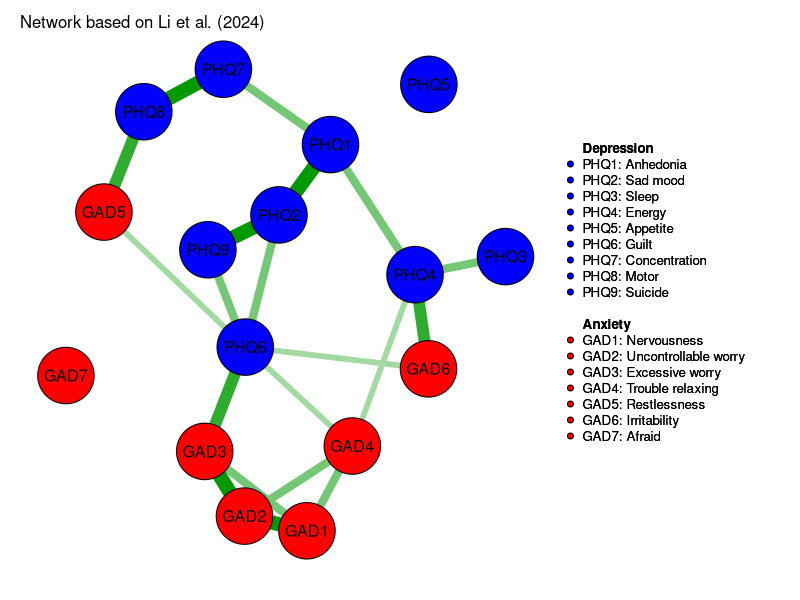
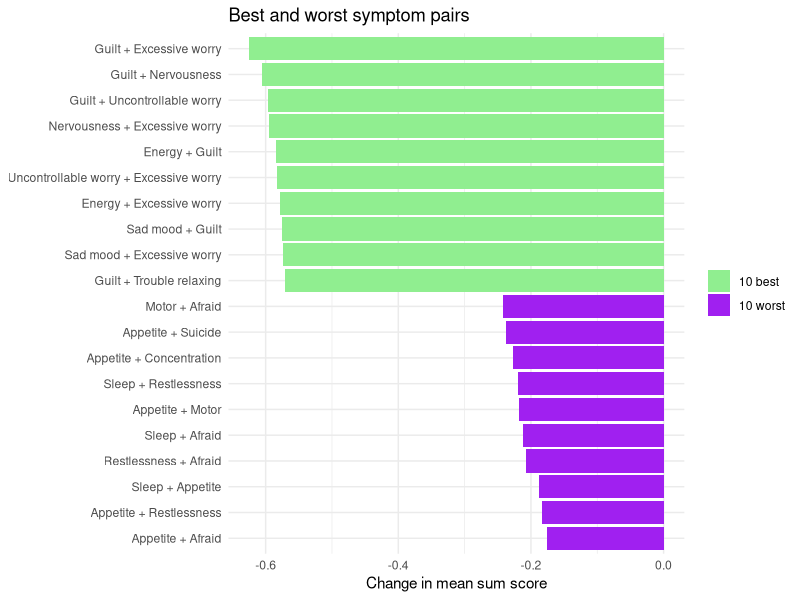
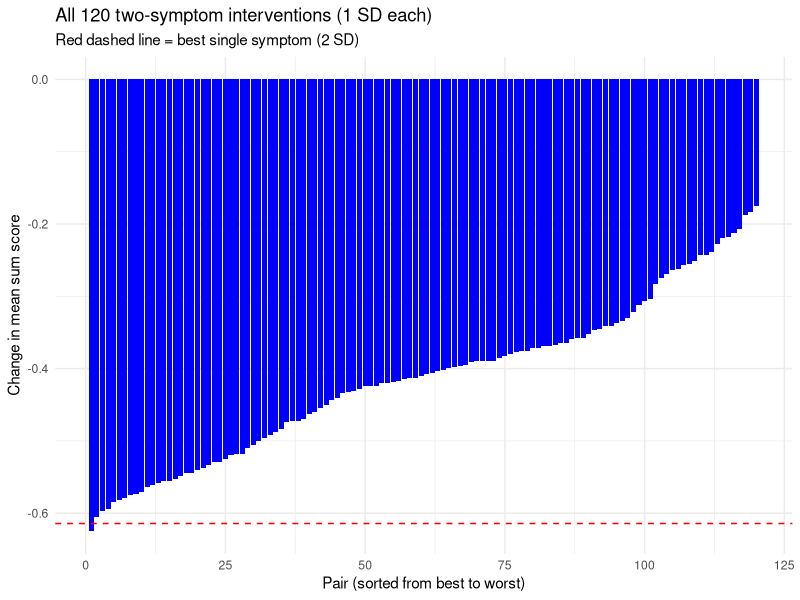
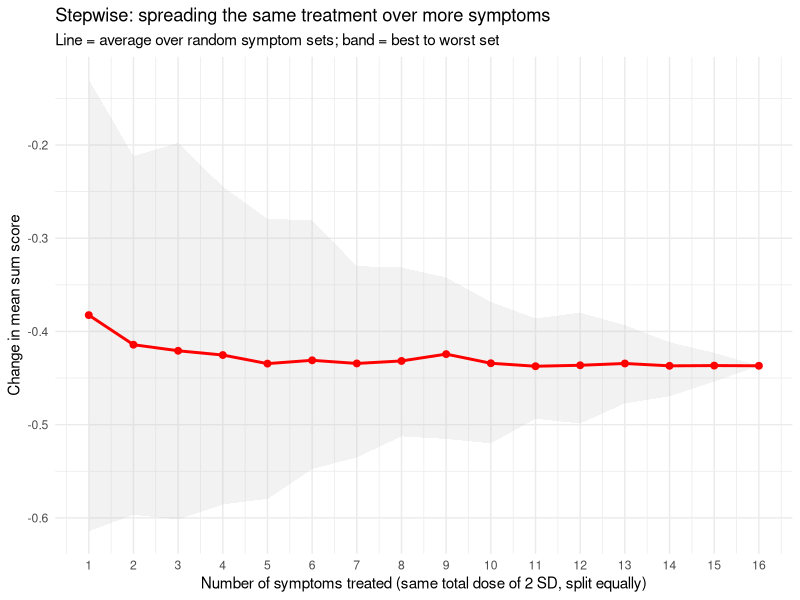
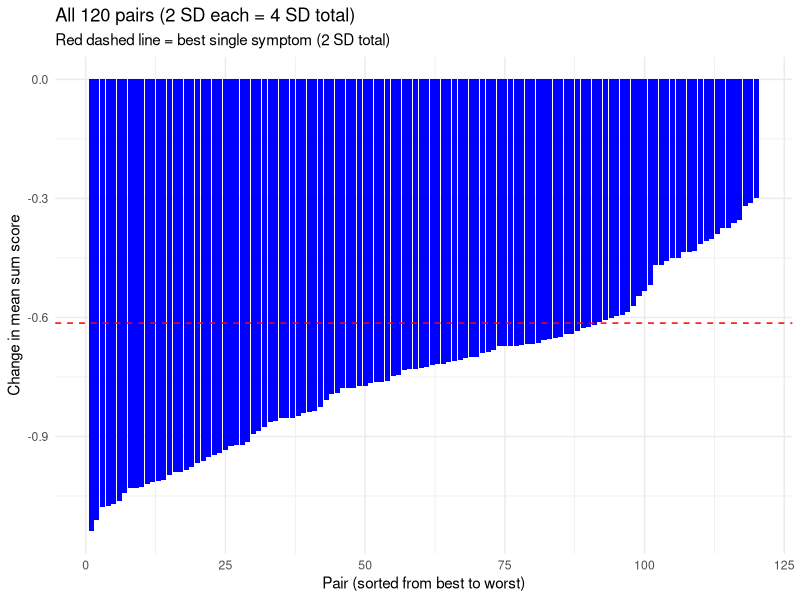
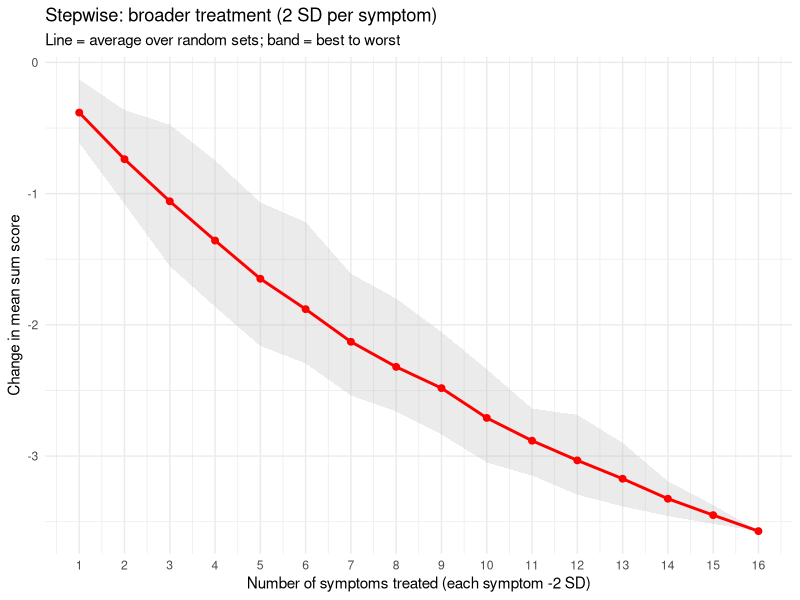
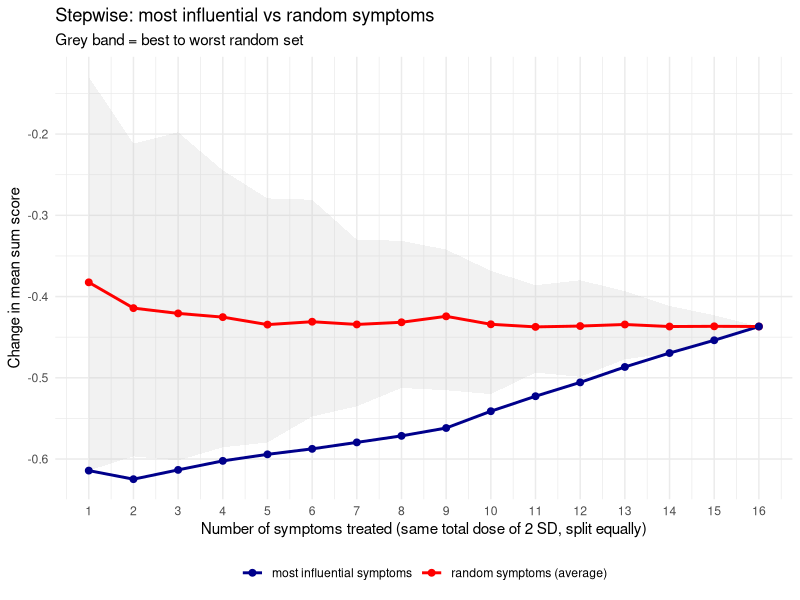
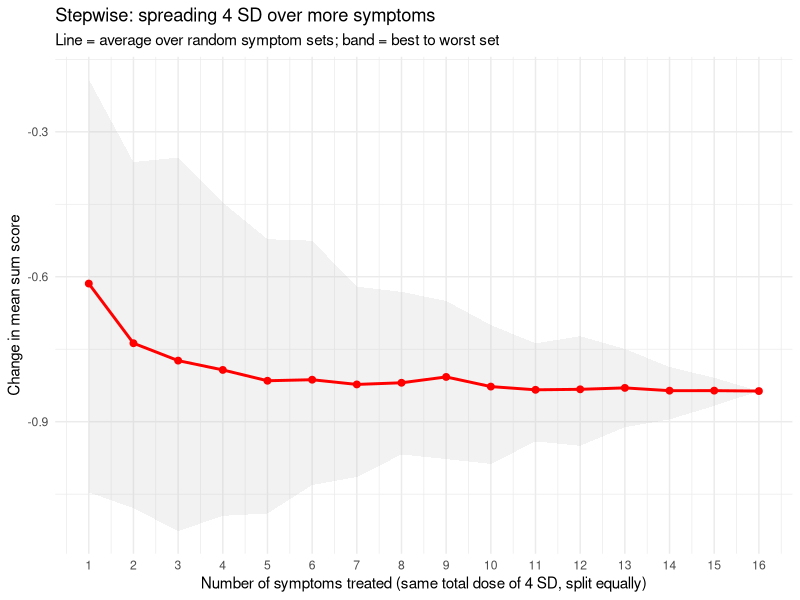

Write R code to recreate these figures, in order.
##### SIMULATION #####

# TWO-SYMPTOM ALLEVIATING INTERVENTIONS (NIRA-style, Li et al. 2024)
#
# Step 1  Network based on Li et al.            (edges + thresholds, same for the whole group)
# Step 2  Original network                      (exact mean number of active symptoms)
# Step 3  Intervention on two symptoms           (each threshold 1 SD = 2 SD total)
# Step 4  Compare: difference in mean sum score  
# Step 5  Repeat for all (120) possible pairs
# Step 6  Compare with one symptom               (each of 16 symptoms is 2 SD, as in Li et al.)

# Only alleviating interventions (thresholds lowered) investigated

############# STEP 1: the network ####################
library(qgraph)
library(ggplot2)

set.seed(2)                    

# based on Li et al. (2024)
dep <- c("PHQ1", "PHQ2", "PHQ3", "PHQ4", "PHQ5", "PHQ6", "PHQ7", "PHQ8", "PHQ9")
anx <- c("GAD1", "GAD2", "GAD3", "GAD4", "GAD5", "GAD6", "GAD7")
nodes <- c(dep, anx)
n_nodes <- length(nodes)
is_dep <- nodes %in% dep

labels_long <- c(
  PHQ1 = "Anhedonia", PHQ2 = "Sad mood", PHQ3 = "Sleep", PHQ4 = "Energy",
  PHQ5 = "Appetite", PHQ6 = "Guilt", PHQ7 = "Concentration",
  PHQ8 = "Motor", PHQ9 = "Suicide",
  GAD1 = "Nervousness", GAD2 = "Uncontrollable worry", GAD3 = "Excessive worry",
  GAD4 = "Trouble relaxing", GAD5 = "Restlessness", GAD6 = "Irritability",
  GAD7 = "Afraid")

### EDGE WEIGHTS###
W <- matrix(0.1, n_nodes, n_nodes, dimnames = list(nodes, nodes))   # weak links everywhere
diag(W) <- 0 #symptom cannot have connectivity with itself
# add_edge(a, b, w): sets the connection between symptoms a and b to strength w.
# A connection goes both ways, so it is written in both cells of the table
# (row a / column b AND row b / column a). "<<-" changes the real W, not a temporary copy.
add_edge <- function(a, b, w) { W[a, b] <<- w; W[b, a] <<- w } 

# strong links (thickest lines in Li et al.(2024))
add_edge("PHQ2", "PHQ9", 1.2); add_edge("PHQ2", "PHQ1", 1.2)
add_edge("GAD2", "GAD3", 1.2); add_edge("GAD1", "GAD2", 1.2)
add_edge("PHQ7", "PHQ8", 1.2)

# medium links within depression / within anxiety
add_edge("PHQ1", "PHQ4", 0.7); add_edge("PHQ1", "PHQ7", 0.7)
add_edge("PHQ3", "PHQ4", 0.7); add_edge("PHQ2", "PHQ6", 0.7)
add_edge("PHQ6", "PHQ9", 0.7); add_edge("GAD1", "GAD3", 0.7)
add_edge("GAD1", "GAD4", 0.7); add_edge("GAD2", "GAD4", 0.7)

# bridge links between anxiety and depression (Li et al. (2024), section 3.2)
add_edge("GAD6", "PHQ4", 1.0); add_edge("GAD5", "PHQ8", 1.0)
add_edge("PHQ6", "GAD3", 1.0)
add_edge("GAD4", "PHQ6", 0.5); add_edge("GAD5", "PHQ6", 0.5)
add_edge("GAD6", "PHQ6", 0.5); add_edge("GAD4", "PHQ4", 0.5)

### THRESHOLDS###
# Not published by Li et al. (2024), so symptoms are grouped by how common they
# were in their sample (Table 1, item mean M): more common = easier to activate.
# More negative = harder to switch on. Exact values are arbitrary
# the grouping comes from Li et al.'s Table 1 (M).

tau <- setNames(rep(NA, n_nodes), nodes)
tau[c("PHQ6", "GAD6", "GAD3", "PHQ4", "GAD1")] <- -1.6  # very common  (M >= 0.60): guilt, irritability, excessive worry, energy, nervousness
tau[c("PHQ1", "PHQ2", "GAD4", "GAD7")]         <- -2.0  # common       (M 0.50-0.59): anhedonia, sad mood, trouble relaxing, afraid
tau[c("PHQ3", "PHQ5", "PHQ7", "GAD2", "PHQ8")] <- -2.4  # less common  (M 0.40-0.49): sleep, appetite, concentration, uncontrollable worry, motor
tau[c("GAD5", "PHQ9")]                         <- -2.8  # rare         (M < 0.40): restlessness, suicide

tau          # check: all 16 should have a value (no NA)

# Figure 1: the network 
qgraph(W, layout = "spring",
       groups = list(Depression = which(is_dep), Anxiety = which(!is_dep)),
       color = c("blue", "red"), labels = nodes, nodeNames = labels_long,
       legend.cex = 0.4, minimum = 0.1,      # hide the weak 0.1 links
       title = "Network based on Li et al. (2024)")

total_dose <- 2                      # total intervention size in SD (as in Li et al.)

# Function: alleviating intervention. The total dose is split over the targets:
# 1 symptom -> 2 SD, 2 symptoms -> 1 SD each
intervene <- function(thresholds, targets) {
  thresholds[targets] <- thresholds[targets] - (total_dose / length(targets)) * sd(thresholds)
  thresholds
}

############# STEP 2 :orignial network ####################
# Function: EXACT mean number of active symptoms (no randomness, no seed needed)
# With 16 symptoms there are only 2^16  possible symptom patterns, so we
# calculate the exact average instead of simulating 5000 people.
all_patterns    <- as.matrix(expand.grid(rep(list(0:1), n_nodes)))   # every possible pattern
n_active        <- rowSums(all_patterns)                             # number of symptoms in each pattern
connection_part <- rowSums((all_patterns %*% W) * all_patterns) / 2  # effect of the connections per pattern
exact_mean <- function(thresholds) {
  logp <- as.vector(all_patterns %*% thresholds) + connection_part   # how likely each pattern is (log scale)
  p <- exp(logp - max(logp))                                         # turn into probabilities
  sum(p * n_active) / sum(p)                                         # average number of active symptoms
}

  
original_mean   <- exact_mean(tau)
original_mean

# function: compare one intervention with the original 
compare_with_original <- function(targets) {
  mean_after <- exact_mean(intervene(tau, targets))
  data.frame(
    targets      = paste(targets, collapse = " + "),
    names        = paste(labels_long[targets], collapse = " + "),
    n_symptoms   = length(targets),
    mean_after   = mean_after,
    difference   = mean_after - original_mean)     # negative = improvement
}

############# STEP 3-5  for all possible pairs####################

all_pairs <- combn(nodes, 2)         # 2 x 120 matrix: every pair of symptoms
ncol(all_pairs)                      # = 120

pair_results <- data.frame()
for (i in 1:ncol(all_pairs)) {
  pair_results <- rbind(pair_results, compare_with_original(all_pairs[, i]))
}
pair_results <- pair_results[order(pair_results$difference), ]   # best to worst pair
rownames(pair_results) <- NULL

head(pair_results, 10)               # 10 best pairs: most negative difference 
tail(pair_results, 10)               # 10 worst pairs

# Figure 2: the 10 best and 10 worst pairs, with names (not important for RQ,
# used to understand network better)
top_bottom <- rbind(head(pair_results, 10), tail(pair_results, 10))
top_bottom$group <- rep(c("10 best", "10 worst"), each = 10)
ggplot(top_bottom, aes(x = reorder(names, -difference), y = difference, fill = group)) +
  geom_col() + coord_flip() +
  scale_fill_manual(values = c("10 best" = "lightgreen", "10 worst" = "purple")) +
  labs(x = NULL, y = "Change in mean sum score", fill = NULL,
       title = "Best and worst symptom pairs") +
  theme_minimal()

############# STEP 6: single symptom ####################
single_results <- data.frame()
for (s in nodes) single_results <- rbind(single_results, compare_with_original(s))
single_results <- single_results[order(single_results$difference), ]
rownames(single_results) <- NULL

single_results


############# SUMMARY####################
summary_table <- data.frame(
  intervention    = c("1 symptom (2 SD)", "2 symptoms (1 SD each)"),
  number_tested   = c(nrow(single_results), nrow(pair_results)),
  mean_difference = c(mean(single_results$difference), mean(pair_results$difference)),
  best            = c(min(single_results$difference), min(pair_results$difference)),
  worst           = c(max(single_results$difference), max(pair_results$difference)))

summary_table

# Figure 3: effect of every pair, sorted from best to worst 
pair_results$rank <- 1:nrow(pair_results)               # 1 = best pair
ggplot(pair_results, aes(x = rank, y = difference)) +
  geom_col(fill = "blue") +
  geom_hline(yintercept = min(single_results$difference),
             linetype = "dashed", colour = "red") +     # best single symptom
  labs(x = "Pair (sorted from best to worst)",
       y = "Change in mean sum score",
       title = "All 120 two-symptom interventions (1 SD each)",
       subtitle = "Red dashed line = best single symptom (2 SD)") +
  theme_minimal()

# How many pairs to perform better than the best single symptom?
best_single <- min(single_results$difference)
sum(pair_results$difference < best_single)


############# STEPWISE ####################
# Same total dose (2 SD) split over k symptoms: k = 1 -> 2 SD, k = 4 -> 0.5 SD each, ...
# For each k we test up to 'n_sets' different random symptom sets
# (for k = 1, 15 and 16 there are only 16, 16 and 1 possible sets, so all are used).
# Takes a few minutes.
set.seed(2)
n_sets <- 100                                   # random symptom sets 

stepwise_results <- data.frame()

for (k in 1:n_nodes) {
  n_possible <- choose(n_nodes, k)             # how many different sets of k symptoms exist
  if (n_possible <= 16) {
    sets <- combn(nodes, k, simplify = FALSE)  # few possible sets: use them all
  } else {
    sets <- replicate(n_sets, sample(nodes, k), simplify = FALSE)   # many: pick random ones
  }
  for (targets in sets) {
    stepwise_results <- rbind(stepwise_results, compare_with_original(targets))
  }}


# Summary per number of symptoms
stepwise_summary <- do.call(rbind, lapply(split(stepwise_results, stepwise_results$n_symptoms),
                                          function(d) data.frame(n_symptoms      = d$n_symptoms[1],
                                                                 sets_tested     = nrow(d),
                                                                 mean_difference = mean(d$difference),
                                                                 best            = min(d$difference),
                                                                 worst           = max(d$difference),
                                                                 spread_sd       = sd(d$difference))))
rownames(stepwise_summary) <- NULL

# Figure 5: stepwise
ggplot(stepwise_summary, aes(x = n_symptoms, y = mean_difference)) +
  geom_ribbon(aes(ymin = best, ymax = worst), fill = "grey", alpha = 0.2) +  # band = best to worst
  geom_line(colour = "red", linewidth = 1) +
  geom_point(colour = "red", size = 2) +
  scale_x_continuous(breaks = 1:n_nodes) +
  labs(x = "Number of symptoms treated (same total dose of 2 SD, split equally)",
       y = "Change in mean sum score",
       title = "Stepwise: spreading the same treatment over more symptoms",
       subtitle = "Line = average over random symptom sets; band = best to worst set") +
  theme_minimal()



############# 2 SD PER SYMPTOM (pairs get 4 SD in total) ####################
# Same analysis as before, but every targeted symptom gets the full dose of treatment (2 SD)
# So a pair receives twice as much treatment as a single symptom

intervene_split <- intervene                       
intervene <- function(thresholds, targets) {       # full dose: 2 SD for EACH targeted symptom
  thresholds[targets] <- thresholds[targets] - total_dose * sd(thresholds)
  thresholds
}

# all 120 pairs, each symptom 2 SD
pair_results_full <- data.frame()
for (i in 1:ncol(all_pairs)) {
  pair_results_full <- rbind(pair_results_full, compare_with_original(all_pairs[, i]))
}
pair_results_full <- pair_results_full[order(pair_results_full$difference), ]
rownames(pair_results_full) <- NULL

# summary: single symptom (2 SD) vs pair (2 SD each)
summary_full <- data.frame(
  intervention    = c("1 symptom (2 SD)", "2 symptoms (2 SD each)"),
  mean_difference = c(mean(single_results$difference), mean(pair_results_full$difference)),
  best            = c(min(single_results$difference),  min(pair_results_full$difference)),
  worst           = c(max(single_results$difference),  max(pair_results_full$difference)))
summary_full

# how many pairs (with double the dose) are still WORSE than the best single symptom?
sum(pair_results_full$difference > min(single_results$difference)) 

# Figure: all pairs (2 SD each), with best single symptom as red line
pair_results_full$rank <- 1:nrow(pair_results_full)
ggplot(pair_results_full, aes(x = rank, y = difference)) +
  geom_col(fill = "blue") +
  geom_hline(yintercept = min(single_results$difference),
             linetype = "dashed", colour = "red") +
  labs(x = "Pair (sorted from best to worst)",
       y = "Change in mean sum score",
       title = "All 120 pairs (2 SD each = 4 SD total)",
       subtitle = "Red dashed line = best single symptom (2 SD total)") +
  theme_minimal()

intervene <- intervene_split                       # switch back to the split version

############# STEPWISE: 2 SD PER SYMPTOM  ####################
# Each targeted symptom gets the full 2 SD, so treating k symptoms = k x 2 SD in total
# Our question: how many symptoms must a treatment hit, and where does the improvement level off?

intervene_split <- intervene                       # keep your current (split) version
intervene <- function(thresholds, targets) {       # full dose: 2 SD for EACH targeted symptom
  thresholds[targets] <- thresholds[targets] - total_dose * sd(thresholds)
  thresholds
}

n_sets <- 100                                       # random symptom sets per k

set.seed(2)
stepwise_results_full <- data.frame()
for (k in 1:n_nodes) {
  n_possible <- choose(n_nodes, k)                 # how many different sets of k symptoms exist
  if (n_possible <= 16) {
    sets <- combn(nodes, k, simplify = FALSE)      # few possible sets: use them all
  } else {
    sets <- replicate(n_sets, sample(nodes, k), simplify = FALSE)   # many: pick random ones
  }
  for (targets in sets) {
    stepwise_results_full <- rbind(stepwise_results_full, compare_with_original(targets))
  }                       
}

# Summary per number of symptoms
stepwise_summary_full <- do.call(rbind, lapply(split(stepwise_results_full, stepwise_results_full$n_symptoms),
                                               function(d) data.frame(n_symptoms      = d$n_symptoms[1],
                                                                      sets_tested     = nrow(d),
                                                                      mean_difference = mean(d$difference),
                                                                      best            = min(d$difference),
                                                                      worst           = max(d$difference))))
rownames(stepwise_summary_full) <- NULL
stepwise_summary_full$percent_change <- 100 * stepwise_summary_full$mean_difference / original_mean
stepwise_summary_full$extra_gain     <- c(NA, -diff(stepwise_summary_full$mean_difference))  # what each extra symptom adds
stepwise_summary_full

# Figure: stepwise, 2 SD per symptom
ggplot(stepwise_summary_full, aes(x = n_symptoms, y = mean_difference)) +
  geom_ribbon(aes(ymin = best, ymax = worst), fill = "grey", alpha = 0.3) +   # band = best to worst set
  geom_line(colour = "red", linewidth = 1) +
  geom_point(colour = "red", size = 2) +       
  scale_x_continuous(breaks = 1:n_nodes) +
  labs(x = "Number of symptoms treated (each symptom -2 SD)",
       y = "Change in mean sum score",
       title = "Stepwise: broader treatment (2 SD per symptom)",
       subtitle = "Line = average over random sets; band = best to worst") +
       theme_minimal()

intervene <- intervene_split                       # switch back to the split version again


############# STEPWISE: MOST INFLUENTIAL SYMPTOMS ####################
# Symptoms are added in order of influence (from Step 6: single_results, best first):
# k = 1 -> most influential symptom, k = 2 -> top 2,..k = 16 -> all symptoms
# Same total dose (2 SD) split over the k symptoms, as in the random stepwise

ranking <- single_results$targets                  # symptom codes, most influential first
ranking

influential_results <- data.frame()
for (k in 1:n_nodes) {
  top_k <- ranking[1:k]                            # the k most influential symptoms
  influential_results <- rbind(influential_results, compare_with_original(top_k))
}
influential_results                                # which symptoms were added, and the effect

# Combine with the random stepwise results for one figure
compare_steps <- rbind(
  data.frame(n_symptoms = stepwise_summary$n_symptoms,
             difference = stepwise_summary$mean_difference,
             selection  = "random symptoms (average)"),
  data.frame(n_symptoms = influential_results$n_symptoms,
             difference = influential_results$difference,
             selection  = "most influential symptoms"))

# Figure 6: most influential vs random symptoms
ggplot(compare_steps, aes(x = n_symptoms, y = difference, colour = selection)) +
  geom_ribbon(data = stepwise_summary, inherit.aes = FALSE,
              aes(x = n_symptoms, ymin = best, ymax = worst),
              fill = "grey", alpha = 0.2) +        # band = best to worst random set
  geom_line(linewidth = 1) + geom_point(size = 2) +
  scale_colour_manual(values = c("most influential symptoms" = "darkblue",
                                 "random symptoms (average)" = "red")) +
  scale_x_continuous(breaks = 1:n_nodes) +
  labs(x = "Number of symptoms treated (same total dose of 2 SD, split equally)",
       y = "Change in mean sum score",
       colour = NULL,
       title = "Stepwise: most influential vs random symptoms",
       subtitle = "Grey band = best to worst random set") +
  theme_minimal() + theme(legend.position = "bottom")

intervene  <- intervene_split        # split version
total_dose <- 4


############# STEPWISE: total dose of 4SD ####################
set.seed(2)
stepwise_results_4sd <- data.frame()
for (k in 1:n_nodes) {
  n_possible <- choose(n_nodes, k)
  if (n_possible <= 16) {
    sets <- combn(nodes, k, simplify = FALSE)
  } else {
    sets <- replicate(n_sets, sample(nodes, k), simplify = FALSE)
  }
  for (targets in sets) {
    stepwise_results_4sd <- rbind(stepwise_results_4sd, compare_with_original(targets))
  }
}

stepwise_summary_4sd <- do.call(rbind, lapply(split(stepwise_results_4sd, stepwise_results_4sd$n_symptoms),
  function(d) data.frame(n_symptoms      = d$n_symptoms[1],
                         sets_tested     = nrow(d),
                         mean_difference = mean(d$difference),
                         best            = min(d$difference),
                         worst           = max(d$difference))))
rownames(stepwise_summary_4sd) <- NULL
stepwise_summary_4sd

ggplot(stepwise_summary_4sd, aes(x = n_symptoms, y = mean_difference)) +
  geom_ribbon(aes(ymin = best, ymax = worst), fill = "grey", alpha = 0.2) +
  geom_line(colour = "red", linewidth = 1) +
  geom_point(colour = "red", size = 2) +
  scale_x_continuous(breaks = 1:n_nodes) +
  labs(x = "Number of symptoms treated (same total dose of 4 SD, split equally)",
       y = "Change in mean sum score",
       title = "Stepwise: spreading 4 SD over more symptoms",
       subtitle = "Line = average over random symptom sets; band = best to worst set") +
  theme_minimal()
